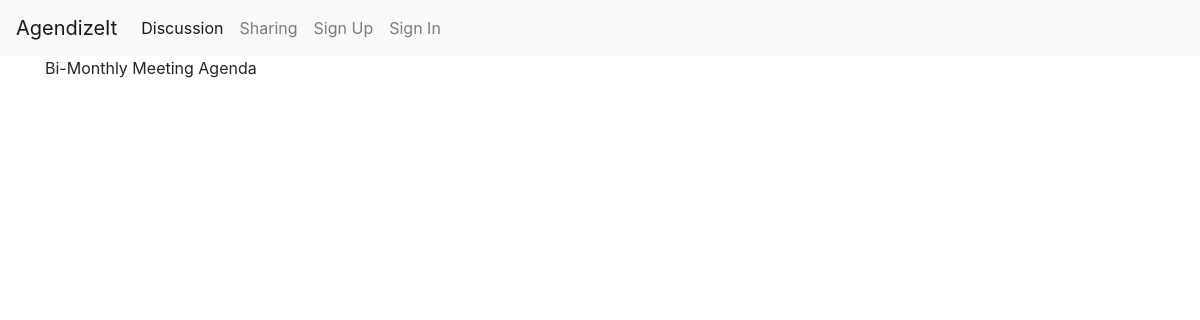
The app's page /, older data.
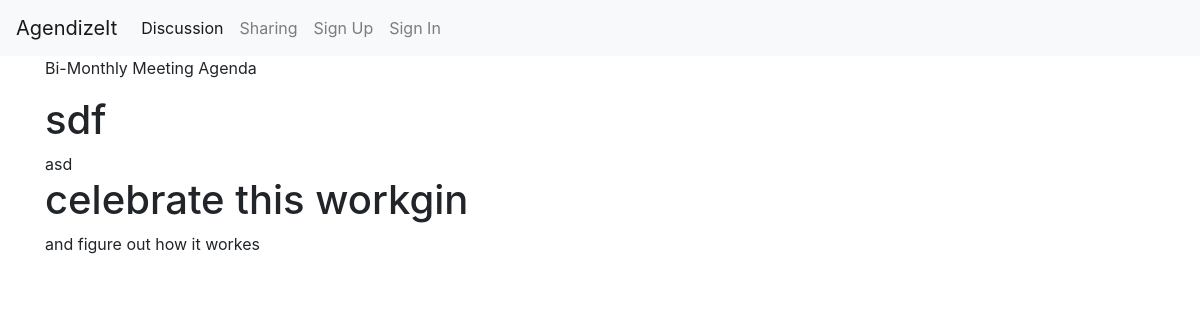
The same page, newer data.
### meetingdiscuss/models.py (models this page shows)
class AgendaItem(models.Model):
    topic = models.CharField(max_length=150)
    text = models.TextField()

### meetingdiscuss/views.py (the view)
# urls.py: path("", views.homepage),
def homepage(request):
    items = AgendaItem.objects.all()
    context = {
        'items': items,
    }
    return render(request, "discussion.html", context)

### meetingdiscuss/templates/discussion.html
{% extends "base.html" %}
{% block content %}
<p>Bi-Monthly Meeting Agenda</p>
{% for item in items %}
    <h1>{{ item.topic }}</h1>
    {{ item.text}}
{% endfor %}
{% endblock content %}

Row changes from the older to the newer data that the page shows:
added AgendaItem: topic "sdf", text "asd"
added AgendaItem: topic "celebrate this workgin", text "and figure out how it workes"
